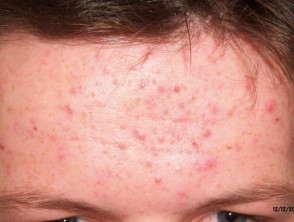
#> input picture data/processed/Acne/one.jpeg, 294 x 222 px, found by its file name
$ python test_analysis.py   (older library calls are emulated)
#> lines starting #> are read from the running program, lines starting #| are printed output that depends on the picture; after the words box and inside, x2 and y2 are one past the last pixel; in counts of white or black regions, pixels touching at a corner belong together
### src/analysis_tools.py
import cv2
import numpy as np
import matplotlib.pyplot as plt
from skimage.feature import local_binary_pattern, graycomatrix, graycoprops


def detect_blemishes_by_color(image_path):
#> called with image_path = 'data\\processed\\SkinDisease\\one.jpeg'
    img = cv2.imread(image_path)
#> img is the input picture: shape (222, 294, 3); mean B, G, R 127.5, 139.7, 198.3
    if img is None:
        return None

    hsv = cv2.cvtColor(img, cv2.COLOR_BGR2HSV)
#> hsv: shape (222, 294, 3); mean H, S, V 6.6, 100.3, 198.3

    lower_red1 = np.array([0, 40, 40])
    upper_red1 = np.array([10, 255, 255])
    lower_red2 = np.array([160, 40, 40])
    upper_red2 = np.array([180, 255, 255])

    mask1 = cv2.inRange(hsv, lower_red1, upper_red1)
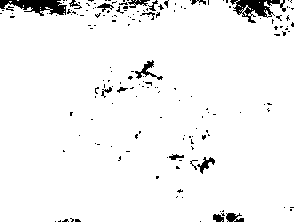
#> mask1: shape (222, 294); 95.7% white; 172 black regions (155 under 20 px), largest, box (x1, y1, x2, y2) and area: (0, 0, 67, 16) 615, (230, 0, 286, 23) 575, (135, 60, 163, 80) 159
    mask2 = cv2.inRange(hsv, lower_red2, upper_red2)
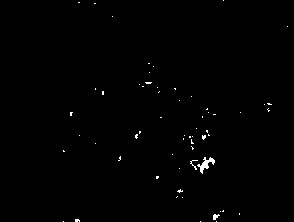
#> mask2: shape (222, 294); 0.55% white in thin lines or dots, all inside (x1, y1, x2, y2) = (63, 0, 288, 222)
    full_mask = cv2.addWeighted(mask1, 1.0, mask2, 1.0, 0.0)
#> full_mask: shape (222, 294); 96.3% white; 130 black regions (115 under 20 px), largest, box (x1, y1, x2, y2) and area: (0, 0, 67, 16) 615, (230, 0, 286, 23) 575, (135, 60, 163, 80) 155

    kernel = np.ones((3,3), np.uint8)
    full_mask = cv2.morphologyEx(full_mask, cv2.MORPH_OPEN, kernel)
#> full_mask: shape (222, 294); 95.4% white; 71 black regions (57 under 20 px), largest, box (x1, y1, x2, y2) and area: (0, 0, 76, 18) 797, (226, 0, 286, 23) 710, (116, 0, 164, 20) 389

    result = cv2.bitwise_and(img, img, mask=full_mask)
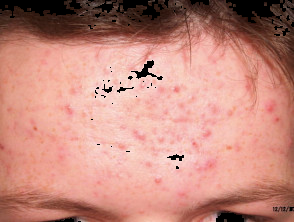
#> result: shape (222, 294, 3); mean B, G, R 125.4, 137.3, 195

    return img, full_mask, result

# [13 lines left out: function get_comprehensive_analysis, not called in this run]

def detect_texture_issues(image_path):
#> called with image_path = 'data\\processed\\SkinDisease\\one.jpeg'
    img = cv2.imread(image_path)
    if img is None:
        return None, None, None
    gray = cv2.cvtColor(img, cv2.COLOR_BGR2GRAY)
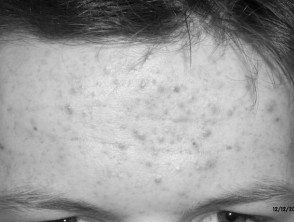
#> gray: shape (222, 294); min 2, max 238, mean 155.9

    radius = 3
    n_points = 8 * radius

    lbp = local_binary_pattern(gray, n_points, radius, method="uniform")
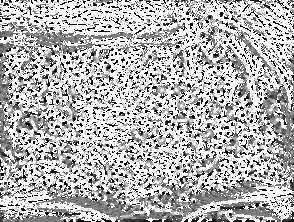
#> lbp: shape (222, 294) float64; min 0, max 25, mean 17.7; drawn with min black and max white

    edges = cv2.Canny(gray, 50, 150)
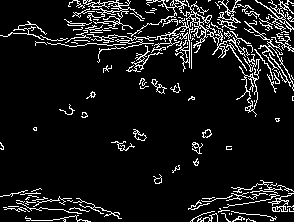
#> edges: shape (222, 294); 9.2% white in thin lines or dots

    return gray, lbp, edges

# [28 lines left out: function get_advanced_features, not called in this run]

### test_analysis.py
from src.analysis_tools import detect_blemishes_by_color, detect_texture_issues
import cv2
import matplotlib.pyplot as plt
import os

sample_path = r"data\processed\SkinDisease\one.jpeg"

if os.path.exists(sample_path):
    original, color_mask, _ = detect_blemishes_by_color(sample_path)
    gray, lbp, edges = detect_texture_issues(sample_path)

    plt.figure(figsize=(12, 8))

    plt.subplot(2, 2, 1); plt.title("Orijinal"); plt.imshow(cv2.cvtColor(original, cv2.COLOR_BGR2RGB))
    plt.subplot(2, 2, 2); plt.title("Renk Analizi (Sivilce)"); plt.imshow(color_mask, cmap='gray')
    plt.subplot(2, 2, 3); plt.title("LBP Doku Analizi"); plt.imshow(lbp, cmap='gray')
    plt.subplot(2, 2, 4); plt.title("Kenar/Kırışıklık Tespiti"); plt.imshow(edges, cmap='gray')

    plt.tight_layout()
    plt.show()
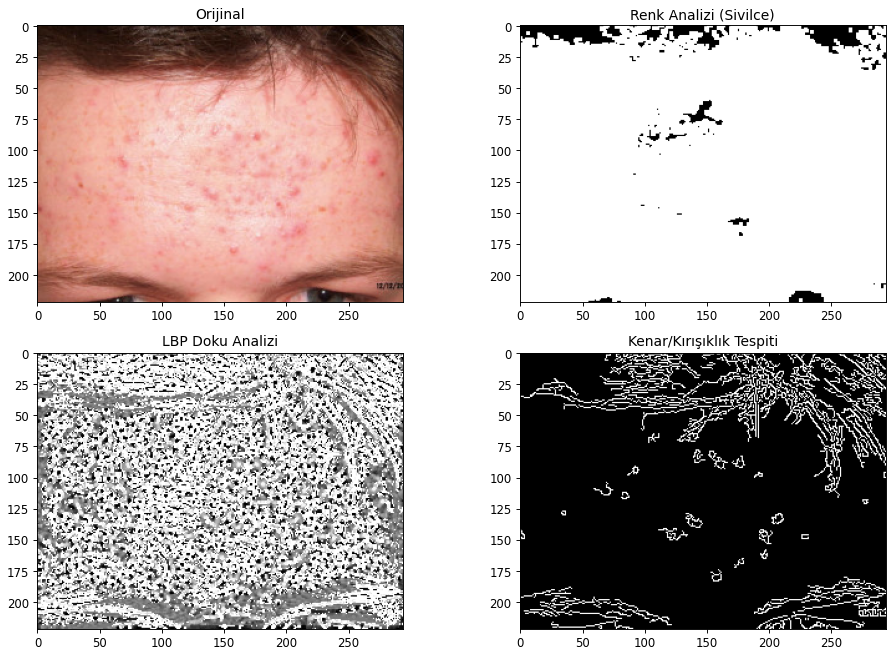
#> figure drawn by matplotlib, 4 panels

$ run again, with data/processed/Acne/five.jpeg copied over data/processed/Acne/one.jpeg
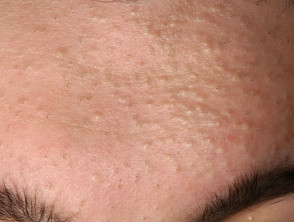
#> input picture data/processed/Acne/five.jpeg, 294 x 222 px, found by its file name
#> in detect_blemishes_by_color, img is the input picture: shape (222, 294, 3); mean B, G, R 115.7, 136.1, 187.4
#> hsv: shape (222, 294, 3); mean H, S, V 8.6, 101.7, 187.4
#> in detect_blemishes_by_color, `mask1 = cv2.inRange(hsv, lower_red1, upper_red1)`:
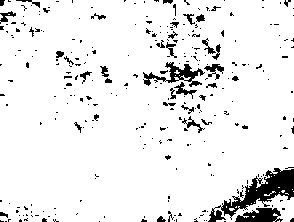
#> mask1: shape (222, 294); 92.1% white; 291 black regions (252 under 20 px), largest, box (x1, y1, x2, y2) and area: (208, 168, 294, 222) 1511, (143, 62, 205, 87) 533, (235, 208, 283, 222) 457
#> mask2: shape (222, 294); every value is 0
#> full_mask: shape (222, 294); 90.6% white; 200 black regions (166 under 20 px), largest, box (x1, y1, x2, y2) and area: (204, 167, 294, 222) 2428, (143, 61, 205, 100) 858, (156, 31, 178, 58) 174
#> edges: shape (222, 294); 6% white in thin lines or dots
#> `plt.show()`:
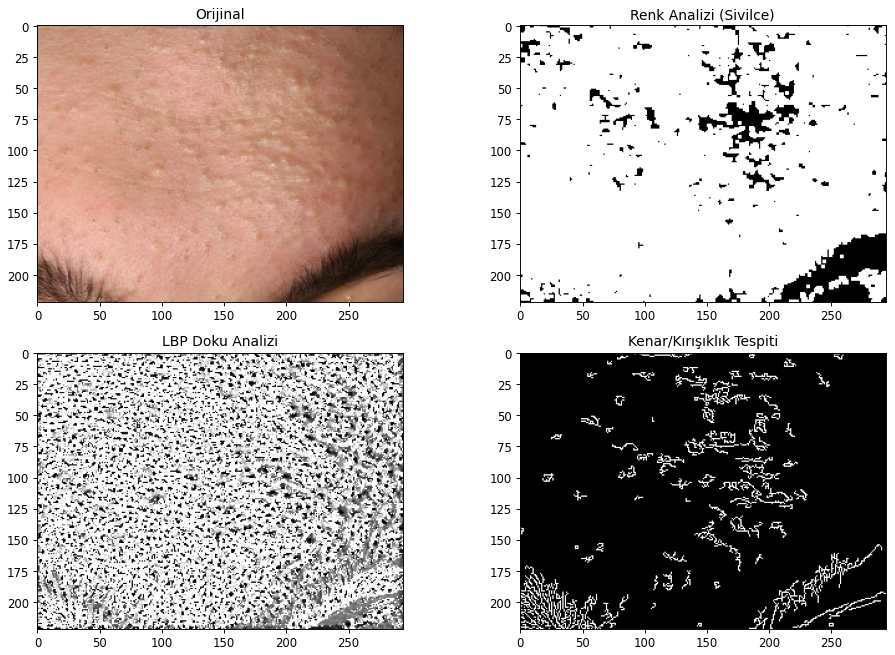
#> figure drawn by matplotlib, 4 panels
